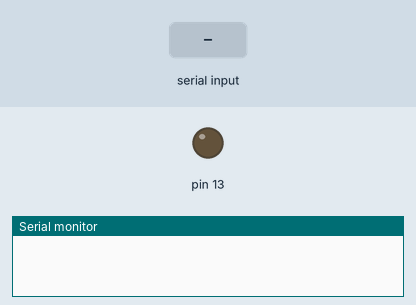
Simulated run of this sketch. Board: Arduino Uno, built with avr-gcc and run on an emulated ATmega328P. Parts: output pins drawn as LEDs (lit = HIGH), the last lines printed to the serial monitor. The inputs (shaded band) are chosen by the test bench.

Above: at 1.2 s.
1.3 s: "1" received over Serial
At 1.8 s:
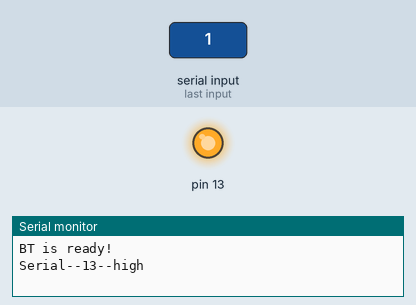
2.8 s: "2" received over Serial
At 4.2 s:
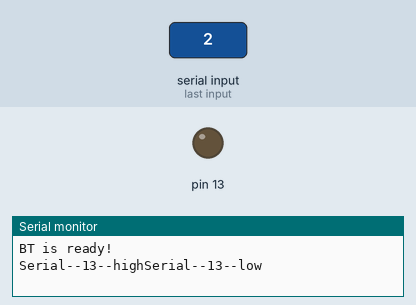
Timing chart, 0 to 5.8 s (numbered marks = the images above; inputs shaded):
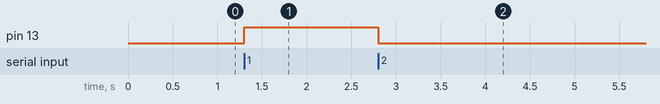

Measured:
- after the input at 1.3 s, pin 13: LOW → HIGH at once
- after the input at 2.8 s, pin 13: HIGH → LOW at once

The sketch:

buletouth.ino
```cpp
#include <SoftwareSerial.h>
//
//// Pin10为RX，接HC05的TXD
//// Pin11为TX，接HC05的RXD
//SoftwareSerial BT(10, 11);
//char val;
//
//void setup() {
//  Serial.begin(38400);
//  Serial.println("BT is ready!");
//  // HC-05默认，38400
//  BT.begin(38400);
//}
//
//void loop() {
//  if (Serial.available()) {
//    val = Serial.read();
//    BT.print(val);
//  }
//
//  if (BT.available()) {
//    val = BT.read();
//    Serial.print(val);
//  }
//}

void setup()
{
  // 设置波特率为 38400
  Serial.begin(38400);
  pinMode(13, OUTPUT);
}


void loop()
{
  while(Serial.available())
  {
    char c=Serial.read();
      if(c=='1')
      {
        Serial.println("BT is ready!");
        // 返回到手机调试程序上
        Serial.write("Serial--13--high");
        digitalWrite(13, HIGH);
      }
     if(c=='2')
     {
       Serial.write("Serial--13--low");
       digitalWrite(13, LOW);
     }
  }
}
```
